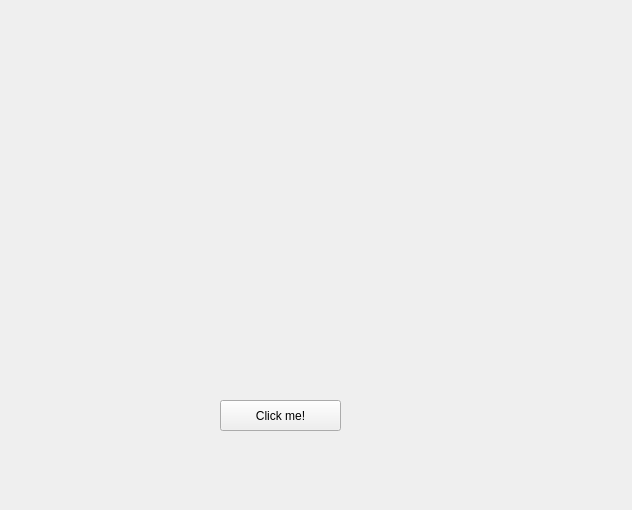
<?xml version="1.0" encoding="UTF-8"?>
<ui version="4.0">
 <class>MainWindow</class>
 <widget class="QMainWindow" name="MainWindow">
  <property name="enabled">
   <bool>true</bool>
  </property>
  <property name="geometry">
   <rect>
    <x>0</x>
    <y>0</y>
    <width>632</width>
    <height>510</height>
   </rect>
  </property>
  <property name="windowTitle">
   <string>MainWindow</string>
  </property>
  <widget class="QWidget" name="centralwidget">
   <widget class="QPushButton" name="clickButton">
    <property name="geometry">
     <rect>
      <x>220</x>
      <y>400</y>
      <width>121</width>
      <height>31</height>
     </rect>
    </property>
    <property name="toolTip">
     <string>&lt;html&gt;&lt;head/&gt;&lt;body&gt;&lt;p&gt;&lt;br/&gt;&lt;/p&gt;&lt;/body&gt;&lt;/html&gt;</string>
    </property>
    <property name="whatsThis">
     <string>&lt;html&gt;&lt;head/&gt;&lt;body&gt;&lt;p&gt;&lt;br/&gt;&lt;/p&gt;&lt;/body&gt;&lt;/html&gt;</string>
    </property>
    <property name="text">
     <string>Click me!</string>
    </property>
    <property name="flat">
     <bool>false</bool>
    </property>
   </widget>
  </widget>
 </widget>
 <resources/>
 <connections/>
</ui>
